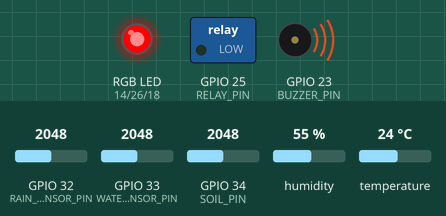
The sketch below on a simulated ESP32. On the bench: switched loads named in the sketch (green lamp = pin HIGH), an RGB LED mixed from three pins (HIGH = lit), buzzer (waves = sounding, pin HIGH). The test bench sets the inputs (shaded band); at power-on: GPIO 33 (WATER_SENSOR_PIN) = 2048, GPIO 32 (RAIN_SENSOR_PIN) = 2048, GPIO 34 (SOIL_PIN) = 2048, humidity 55 %, temperature 24 °C. What the sketch prints to the serial monitor is not drawn.

Above: at 1.4 s.
1.5 s: GPIO 33 (WATER_SENSOR_PIN) set to 1365
3.5 s: GPIO 33 (WATER_SENSOR_PIN) set to 1251
At 5.1 s:
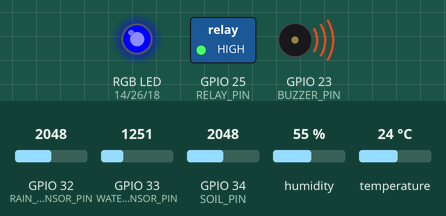
5.9 s: GPIO 33 (WATER_SENSOR_PIN) set to 532
7.7 s: GPIO 33 (WATER_SENSOR_PIN) set to 471
At 9.3 s:
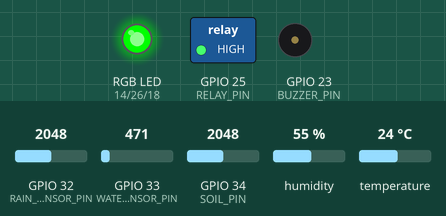
14.2 s: GPIO 33 (WATER_SENSOR_PIN) set to 1228
At 15.6 s:
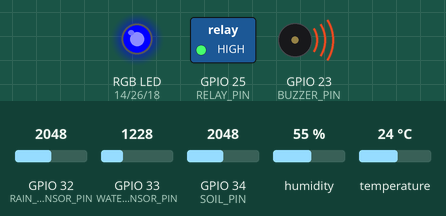
Timing chart, 0 to 17.2 s (numbered marks = the images above; inputs shaded):
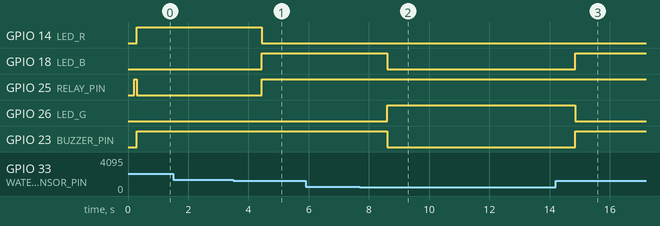

The sketch:

test.ino
```cpp
#include <DHT.h>

/* ====== Cảm biến DHT11 ====== */
#define DHTPIN   27
#define DHTTYPE  DHT11
DHT dht(DHTPIN, DHTTYPE);

/* ====== Cảm biến analog ====== */
#define RAIN_SENSOR_PIN   32   // Mưa (ADC1)
#define WATER_SENSOR_PIN  33   // Ngập nước (ADC1)
#define SOIL_PIN          34   // Độ ẩm nền (ADC1 - input only)

/* ====== Chấp hành ====== */
#define RELAY_PIN   25         // Relay bơm (đa số Active-LOW)
#define BUZZER_PIN  23         // Buzzer 5V

// LED RGB 4 chân (mỗi kênh R/G/B qua điện trở 220–330Ω)
#define LED_R 14
#define LED_G 26
#define LED_B 18
const bool LED_COMMON_ANODE = false;   // false: chân chung nối +3.3V ;

/* ====== Ngưỡng ====== */
const int RAIN_T0 = 500,  RAIN_T1 = 1500, RAIN_T2 = 3000;   // mưa

// Nước với hysteresis
const int WATER_T0        = 500;    // <500  => nền khô
const int WATER_HIGH_ON   = 1500;   // >=1500 => NGẬP CAO (bật bơm)
const int WATER_HIGH_OFF  = 1300;   // <=1300 => Hết ngập cao (tắt bơm)

/* ====== Calib Soil (điền theo thực tế ) ====== */
int SOIL_DRY = 3200;   // RAW khi khô
int SOIL_WET = 1300;   // RAW khi ướt

/* ====== HÀM PHỤ & MÀU LED (dùng mã số để tránh lỗi auto-prototype) ====== */
#define LED_OFF   0
#define LED_RED   1
#define LED_BLUE  2
#define LED_GREEN 3

inline int avgAnalog(int pin, int n=5){
  long s=0; for(int i=0;i<n;i++){ s+=analogRead(pin); delay(3);} return s/n;
}

void setRGB(bool r,bool g,bool b){
  auto drive=[&](int pin,bool on){
    if(LED_COMMON_ANODE) digitalWrite(pin, on?LOW:HIGH);
    else                 digitalWrite(pin, on?HIGH:LOW);
  };
  drive(LED_R,r); drive(LED_G,g); drive(LED_B,b);
}

void setColor(uint8_t c){
  switch(c){
    case LED_RED:   setRGB(true,  false, false); break; // Đỏ
    case LED_BLUE:  setRGB(false, false, true ); break; // Xanh dương (xanh nước biển)
    case LED_GREEN: setRGB(false, true,  false); break; // Xanh lá
    default:        setRGB(false,false,false);  break;  // Tắt
  }
}

void setup() {
  Serial.begin(115200);
  delay(200);

  // ADC ESP32
  analogSetWidth(12);               // 0..4095
  analogSetAttenuation(ADC_11db);   // ~0..3.3V

  dht.begin();

  pinMode(RAIN_SENSOR_PIN,  INPUT);
  pinMode(WATER_SENSOR_PIN, INPUT);
  pinMode(SOIL_PIN,         INPUT);

  pinMode(RELAY_PIN,  OUTPUT);
  pinMode(BUZZER_PIN, OUTPUT);
  pinMode(LED_R, OUTPUT); pinMode(LED_G, OUTPUT); pinMode(LED_B, OUTPUT);

  // Tắt ban đầu
  digitalWrite(RELAY_PIN, HIGH);   // Active LOW → HIGH = Tắt bơm
  digitalWrite(BUZZER_PIN, LOW);
  setColor(LED_OFF);

  Serial.println("ESP32 - DHT11, Rain, Water + Soil + Relay (Arduino IDE)");
  Serial.println("Lưu ý: cấp 3.3V cho module analog để AO <= 3.3V; nếu dùng 5V, phải chia áp.");
}

void loop() {
  /* ==== Đọc DHT11 ==== */
  float humidity = dht.readHumidity();
  float temperature = dht.readTemperature();

  if (isnan(humidity) || isnan(temperature)) {
    Serial.println("❌ Lỗi đọc DHT11");
  } else {
    Serial.print("🌡 Nhiệt độ: "); Serial.print(temperature);
    Serial.print("°C | 💧 Độ ẩm: "); Serial.print(humidity); Serial.println("%");
  }

  /* ==== Đọc cảm biến mưa, nước, soil (0..4095) ==== */
  int rainValue  = avgAnalog(RAIN_SENSOR_PIN);
  int waterValue = avgAnalog(WATER_SENSOR_PIN);
  int soilRaw    = avgAnalog(SOIL_PIN);
  float soilPct  = 100.0f * (SOIL_DRY - soilRaw) / (float)(SOIL_DRY - SOIL_WET);
  soilPct = constrain(soilPct, 0.0f, 100.0f);

  Serial.print("🌧 Mưa (RAW): ");   Serial.print(rainValue);
  Serial.print(" | 💦 Nước (RAW): "); Serial.print(waterValue);
  Serial.print(" | 🌱 Độ ẩm nền (RAW): "); Serial.print(soilRaw);
  Serial.print(" | %: "); Serial.println(soilPct, 1);

  /* ==== Phân loại mưa (giữ đúng câu chữ của anh) ==== */
  if (rainValue < RAIN_T0)       Serial.println("☀️ Trời khô ráo");
  else if (rainValue < RAIN_T1)  Serial.println("💧 Ẩm nhẹ");
  else if (rainValue < RAIN_T2)  Serial.println("☁️ Mưa nhỏ");
  else                           Serial.println("⚠️ Mưa lớn");

  /* ==== Phân loại ngập nước + hysteresis & điều khiển ==== */
  static bool floodHigh = false;           // trạng thái ngập cao
  static uint8_t curColor = LED_OFF;

  // Cập nhật trạng thái theo hysteresis
  if (!floodHigh && waterValue >= WATER_HIGH_ON)  floodHigh = true;
  if (floodHigh  && waterValue <= WATER_HIGH_OFF) floodHigh = false;

  if (floodHigh) {
    Serial.println("🚨 Ngập cao - BẬT BƠM");
    digitalWrite(RELAY_PIN, LOW);     // ON (Active-LOW)
    digitalWrite(BUZZER_PIN, HIGH);
    setColor(LED_RED);
    if (curColor != LED_RED) { Serial.println("🔴 Đèn: ĐỎ"); curColor = LED_RED; }
  } else if (waterValue >= WATER_T0) {
    Serial.println("➡️ Ngập thấp - Chưa bơm");
    digitalWrite(RELAY_PIN, HIGH);    // OFF
    digitalWrite(BUZZER_PIN, HIGH);   // cảnh báo
    setColor(LED_BLUE);               // Xanh nước biển
    if (curColor != LED_BLUE) { Serial.println("🔵 Đèn: XANH NƯỚC BIỂN"); curColor = LED_BLUE; }
  } else {
    Serial.println("➡️ Nền khô - Tắt bơm");
    digitalWrite(RELAY_PIN, HIGH);    // OFF
    digitalWrite(BUZZER_PIN, LOW);
    setColor(LED_GREEN);              // Xanh lá
    if (curColor != LED_GREEN) { Serial.println("🟢 Đèn: XANH LÁ"); curColor = LED_GREEN; }
  }

  Serial.println("---------------------------");
  delay(2000);
}
```

Measured:
- the behaviour switches between 1301 and 1300 on GPIO 33 (WATER_SENSOR_PIN) (found by bisection; images 0 and 1)
- the behaviour switches between 500 and 499 on GPIO 33 (WATER_SENSOR_PIN) (found by bisection; images 1 and 2)
- after the input at 1.5 s, every drawn part: stays the same
- after the input at 3.5 s, GPIO 14 (LED_R): HIGH → LOW after 0.95 s; GPIO 18 (LED_B), GPIO 25 (RELAY_PIN): LOW → HIGH after 0.95 s
- after the input at 5.9 s, every drawn part: stays the same
- after the input at 7.7 s, GPIO 18 (LED_B), GPIO 23 (BUZZER_PIN): HIGH → LOW after 0.91 s; GPIO 26 (LED_G): LOW → HIGH after 0.91 s
- after the input at 14.2 s, GPIO 18 (LED_B), GPIO 23 (BUZZER_PIN): LOW → HIGH after 0.65 s; GPIO 26 (LED_G): HIGH → LOW after 0.65 s
